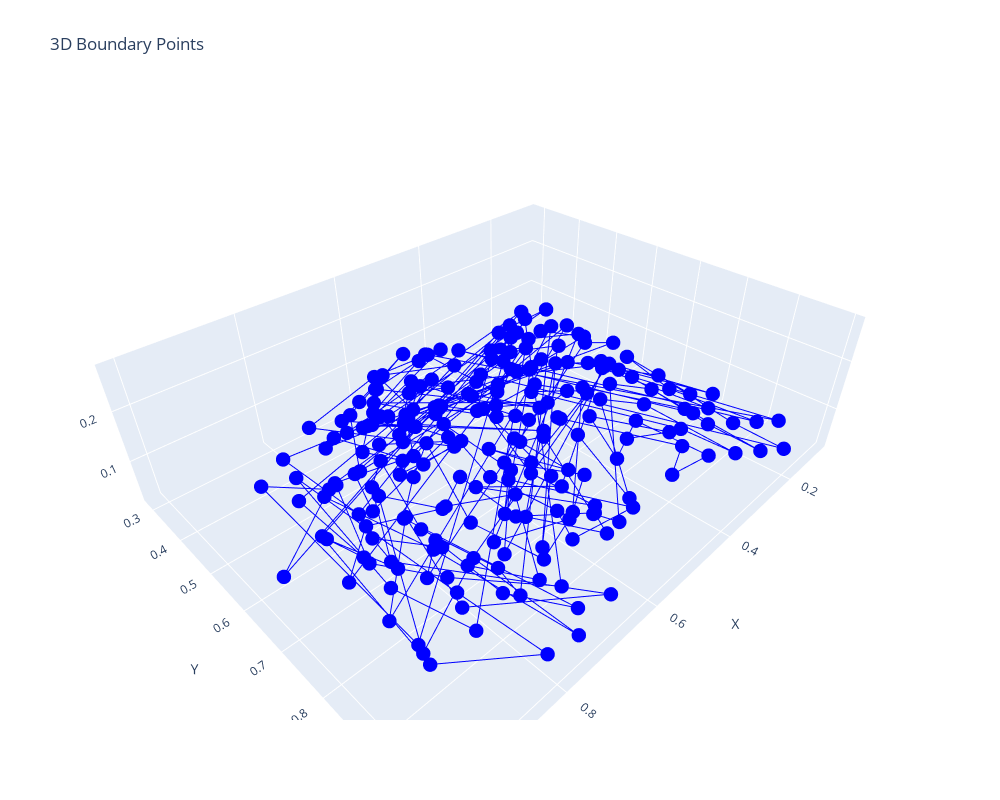

The cell this chart's notebook holds for it:
### Code cell
import json
import plotly.graph_objects as go

# Load JSON data from file
with open('C:\\Users\\toazb\Documents\GitHub\scenario_visualization\data\\bounaries\old_bounds\scalar_collision\inside_edge.json', 'r') as f:
    data = json.load(f)

# Extract boundary points
boundary_points = data['boundary']['boundary_points']

# Split into x, y, z
x, y, z = zip(*boundary_points)

# Plot with Plotly
fig = go.Figure(data=go.Scatter3d(
    x=x, y=y, z=z,
    mode='markers+lines',
    marker=dict(size=5, color='blue'),
    line=dict(color='blue')
))

fig.update_layout(
    scene=dict(
        xaxis_title='X',
        yaxis_title='Y',
        zaxis_title='Z'
    ),
    title='3D Boundary Points',
        width=1000,
        height=800)

fig.show()

### Figure 1 — Plotly figure (JSON) as saved in the notebook; plotly's stock layout.template omitted (floating-point values rounded to 4 significant figures; data arrays with more than 128 entries replaced by an {"elided": "..."} marker saying what was removed)
{"data": [{"line": {"color": "blue"}, "marker": {"color": "blue", "size": 5}, "mode": "markers+lines", "type": "scatter3d", "x": {"elided": "245 float values"}, "y": {"elided": "245 float values"}, "z": {"elided": "245 float values"}}], "layout": {"height": 800, "scene": {"xaxis": {"title": {"text": "X"}}, "yaxis": {"title": {"text": "Y"}}, "zaxis": {"title": {"text": "Z"}}}, "title": {"text": "3D Boundary Points"}, "width": 1000}}
